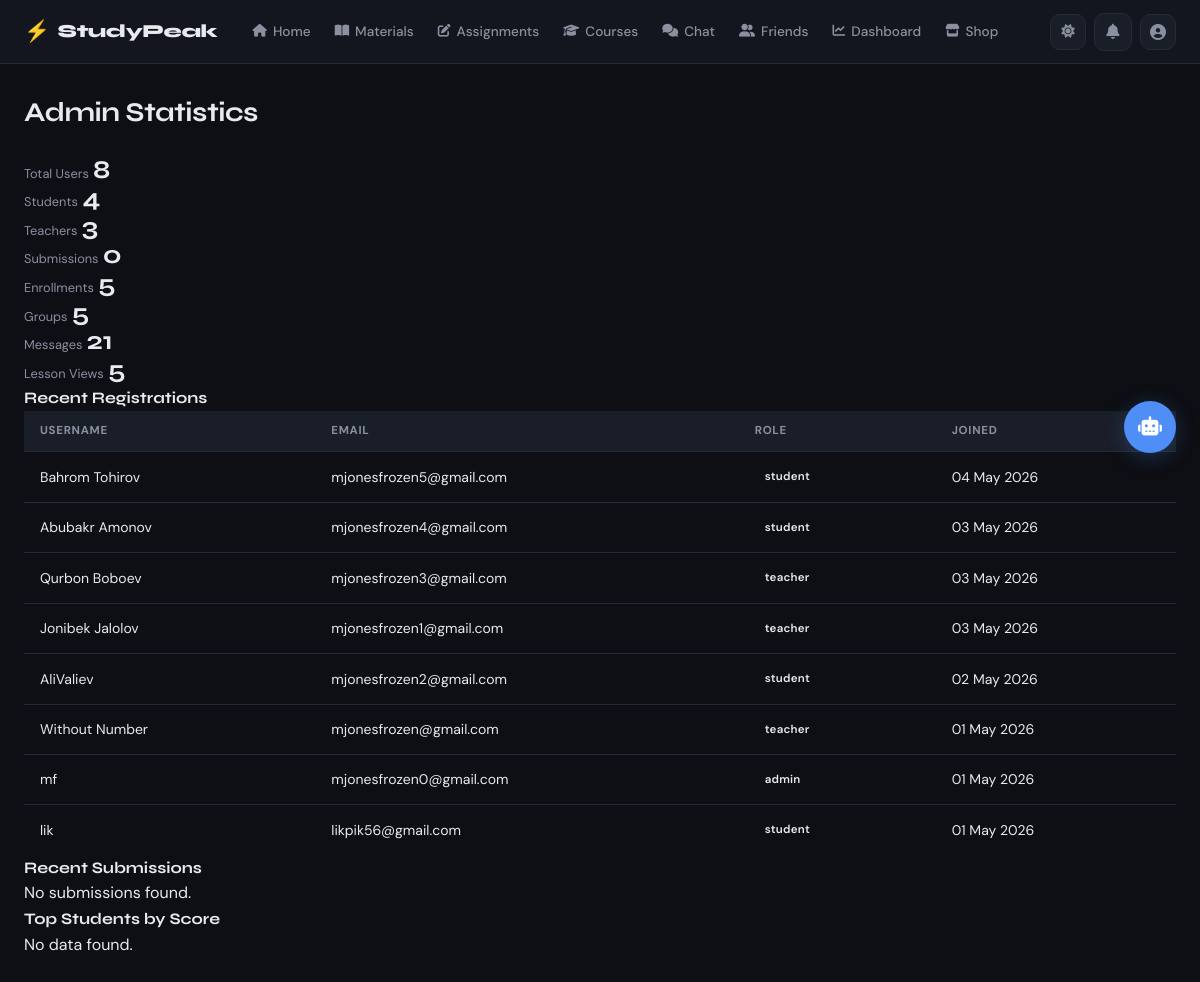
Screenshot of /dashboard/admin/stats/ (signed in) with the database file from the repository.
### accounts/models.py (models this page shows, shortened)
class UserModel(AbstractUser):
    STUDENT = 'student'
    TEACHER = 'teacher'
    ADMIN = 'admin'
    ROLE_CHOICES = [
        (STUDENT, 'Student'),
        (TEACHER, 'Teacher'),
        (ADMIN, 'Admin'),
    ]
    email = models.EmailField(unique=True)
    role = models.CharField(max_length=10, choices=ROLE_CHOICES, default=STUDENT)
    is_verified = models.BooleanField(default=False)
    otp_code = models.CharField(max_length=6, null=True, blank=True)
    otp_created_at = models.DateTimeField(null=True, blank=True)
    reset_token = models.CharField(max_length=100, null=True, blank=True)
    deleted_at = models.DateTimeField(null=True, blank=True)
    REQUIRED_FIELDS = ['email', 'role']
    @property
    def is_admin_role(self):
        return self.role == self.ADMIN

### dashboard/views.py (the view)
# urls.py: path('admin/stats/', AdminStatsView.as_view(), name='admin_stats'),
class AdminStatsView(AdminRequiredMixin, View):
    def get(self, request):
        from assignments.models import AssignmentSubmission
        from crm.models import Enrollment
        from chat.models import Group, Message
        total_users = UserModel.objects.count()
        total_students = UserModel.objects.filter(role=UserModel.STUDENT).count()
        total_teachers = UserModel.objects.filter(role=UserModel.TEACHER).count()
        total_submissions = AssignmentSubmission.objects.count()
        total_enrollments = Enrollment.objects.filter(status=Enrollment.APPROVED).count()
        total_groups = Group.objects.count()
        total_messages = Message.objects.filter(is_deleted=False).count()
        total_lesson_views = LessonView.objects.count()
        recent_registrations = UserModel.objects.order_by('-date_joined')[:10]
        recent_submissions = AssignmentSubmission.objects.select_related('student', 'assignment').order_by('-submitted_at')[:10]
        top_students = AssignmentSubmission.objects.filter(
            status__in=[AssignmentSubmission.SUBMITTED, AssignmentSubmission.GRADED]
        ).values('student__username').annotate(
            total=Sum('total_score')
        ).order_by('-total')[:5]
        return render(request, 'dashboard/admin_stats.html', {
            'total_users': total_users,
            'total_students': total_students,
            'total_teachers': total_teachers,
            'total_submissions': total_submissions,
            'total_enrollments': total_enrollments,
            'total_groups': total_groups,
            'total_messages': total_messages,
            'total_lesson_views': total_lesson_views,
            'recent_registrations': recent_registrations,
            'recent_submissions': recent_submissions,
            'top_students': top_students,
        })

### accounts/permissions.py (called while the page is built)
    def dispatch(self, request, *args, **kwargs):
        user_id = request.session.get('user_id')
        if not user_id:
            messages.error(request, 'Please login first!')
            return redirect('login')
        user = UserModel.objects.filter(id=user_id).first()
        if not user or not user.is_admin_role:
            messages.error(request, 'Admin access required.')
            return redirect('home')
        return super().dispatch(request, *args, **kwargs)

### templates/dashboard/admin_stats.html (shortened to what this page needs)
{% extends 'base.html' %}
{% block content %}
<div class="page-wrapper">
    <div class="page-header">
        <h2 class="page-title">Admin Statistics</h2>
    </div>
    <div class="admin-stats-grid">
        <div class="stat-card">
            <span class="stat-label">Total Users</span>
            <span class="stat-value">{{ total_users }}</span>
        </div>
        <div class="stat-card">
            <span class="stat-label">Students</span>
            <span class="stat-value">{{ total_students }}</span>
        </div>
        <div class="stat-card">
            <span class="stat-label">Teachers</span>
            <span class="stat-value">{{ total_teachers }}</span>
        </div>
        <div class="stat-card">
            <span class="stat-label">Submissions</span>
            <span class="stat-value">{{ total_submissions }}</span>
        </div>
        <div class="stat-card">
            <span class="stat-label">Enrollments</span>
            <span class="stat-value">{{ total_enrollments }}</span>
        </div>
        <div class="stat-card">
            <span class="stat-label">Groups</span>
            <span class="stat-value">{{ total_groups }}</span>
        </div>
        <div class="stat-card">
            <span class="stat-label">Messages</span>
            <span class="stat-value">{{ total_messages }}</span>
        </div>
        <div class="stat-card">
            <span class="stat-label">Lesson Views</span>
            <span class="stat-value">{{ total_lesson_views }}</span>
        </div>
    </div>
    <div class="admin-grid">
        <div class="admin-section">
            <h3 class="section-title">Recent Registrations</h3>
            {% if recent_registrations %}
                <table class="data-table">
                    <thead>
                        <tr>
                            <th>Username</th>
                            <th>Email</th>
                            <th>Role</th>
                            <th>Joined</th>
                        </tr>
                    </thead>
                    <tbody>
                        {% for u in recent_registrations %}
                            <tr>
                                <td>{{ u.username }}</td>
                                <td>{{ u.email }}</td>
                                <td><span class="badge">{{ u.role }}</span></td>
                                <td>{{ u.date_joined|date:"d M Y" }}</td>
                            </tr>
                        {% endfor %}
                    </tbody>
                </table>
            {% else %}
                <p class="empty-text">No registrations found.</p>
            {% endif %}
        </div>
        <div class="admin-section">
            <h3 class="section-title">Recent Submissions</h3>
            {% if recent_submissions %}
                <table class="data-table">
                    <thead>
                        <tr>
                            <th>Student</th>
                            <th>Assignment</th>
                            <th>Score</th>
                            <th>Submitted</th>
                        </tr>
                    </thead>
                    <tbody>
                        {% for sub in recent_submissions %}
                            <tr>
                                <td>{{ sub.student.username }}</td>
                                <td>
                                    <a href="{% url 'submission_detail' sub.id %}" class="table-link">
                                        {{ sub.assignment.title }}
                                    </a>
                                </td>
                                <td>{{ sub.total_score }}</td>
                                <td>
                                    {% if sub.submitted_at %}
                                        {{ sub.submitted_at|date:"d M Y" }}
                                    {% else %}
                                        —
                                    {% endif %}
                                </td>
                            </tr>
                        {% endfor %}
                    </tbody>
                </table>
            {% else %}
                <p class="empty-text">No submissions found.</p>
            {% endif %}
        </div>
        <div class="admin-section">
            <h3 class="section-title">Top Students by Score</h3>
            {% if top_students %}
                <table class="data-table">
                    <thead>
                        <tr>
                            <th>Rank</th>
                            <th>Student</th>
                            <th>Total Score</th>
                        </tr>
                    </thead>
                    <tbody>
                        {% for s in top_students %}
                            <tr>
                                <td>{{ forloop.counter }}</td>
                                <td>{{ s.student__username }}</td>
                                <td>{{ s.total }}</td>
                            </tr>
                        {% endfor %}
                    </tbody>
                </table>
            {% else %}
                <p class="empty-text">No data found.</p>
            {% endif %}
        </div>
    </div>
</div>
{% endblock %}

### static/css/main.css (style rules this page uses)
:root { --bg: #0d0f14; --bg-2: #13161e; --bg-3: #1a1e28; --bg-4: #212636; --border: #252a38; --border-2: #2e3446; --text: #e8eaf0; --text-2: #8b90a0; --text-3: #555b6e; --accent: #4f8ef7; --accent-hover: #3a7be8; --accent-soft: rgba(79, 142, 247, 0.12); --accent-glow: rgba(79, 142, 247, 0.25); --success: #34d399; --success-soft: rgba(52, 211, 153, 0.12); --danger: #f87171; --danger-soft: rgba(248, 113, 113, 0.12); --warning: #fbbf24; --warning-soft: rgba(251, 191, 36, 0.12); --radius: 10px; --radius-lg: 16px; --radius-xl: 20px; --shadow: 0 4px 24px rgba(0,0,0,0.4); --shadow-sm: 0 2px 8px rgba(0,0,0,0.3); --nav-h: 64px; --font-display: 'Syne', sans-serif; --font-body: 'DM Sans', sans-serif; --transition: 0.2s ease; }
*, *::before, *::after { margin: 0; padding: 0; box-sizing: border-box; }
html { scroll-behavior: smooth; }
body { font-family: var(--font-body); background: var(--bg); color: var(--text); min-height: 100vh; line-height: 1.6; transition: background var(--transition), color var(--transition); -webkit-font-smoothing: antialiased; -moz-osx-font-smoothing: grayscale; }
.page-header { display: flex; align-items: center; justify-content: space-between; margin-bottom: 28px; gap: 16px; flex-wrap: wrap; }
.page-title { font-family: var(--font-display); font-size: 1.7rem; font-weight: 700; color: var(--text); letter-spacing: -0.02em; line-height: 1.2; }
table { width: 100%; border-collapse: collapse; font-size: 0.875rem; }
thead { background: var(--bg-3); }
th { padding: 11px 16px; text-align: left; font-size: 0.72rem; font-weight: 700; color: var(--text-2); text-transform: uppercase; letter-spacing: 0.06em; white-space: nowrap; border-bottom: 1px solid var(--border); }
td { padding: 12px 16px; border-top: 1px solid var(--border); color: var(--text); vertical-align: middle; }
.badge { display: inline-flex; align-items: center; gap: 4px; padding: 3px 10px; border-radius: 20px; font-size: 0.72rem; font-weight: 600; letter-spacing: 0.02em; white-space: nowrap; }
.stat-value { font-family: var(--font-display); font-size: 1.6rem; font-weight: 700; color: var(--text); line-height: 1; }
.stat-label { font-size: 0.8rem; color: var(--text-2); margin-top: 4px; }
.page-wrapper { max-width: 1280px; margin: 0 auto; padding: 32px 24px; }
.section-title { font-family: var(--font-display); font-size: 1rem; font-weight: 700; color: var(--text); display: flex; align-items: center; gap: 8px; }

### rows the page displays
UserModel: username "Bahrom Tohirov", email "mjonesfrozen5@gmail.com", role "student", date_joined "04 May 2026"
UserModel: username "Abubakr Amonov", email "mjonesfrozen4@gmail.com", role "student", date_joined "03 May 2026"
UserModel: username "Qurbon Boboev", email "mjonesfrozen3@gmail.com", role "teacher", date_joined "03 May 2026"
UserModel: username "Jonibek Jalolov", email "mjonesfrozen1@gmail.com", role "teacher", date_joined "03 May 2026"
UserModel: username "AliValiev", email "mjonesfrozen2@gmail.com", role "student", date_joined "02 May 2026"
UserModel: username "Without Number", email "mjonesfrozen@gmail.com", role "teacher", date_joined "01 May 2026"
UserModel: username "mf", email "mjonesfrozen0@gmail.com", role "admin", date_joined "01 May 2026"
UserModel: username "lik", email "likpik56@gmail.com", role "student", date_joined "01 May 2026"

### other values shown
{{ total_users }} "8"
{{ total_students }} "4"
{{ total_teachers }} "3"
{{ total_submissions }} "0"
{{ total_enrollments }} "5"
{{ total_groups }} "5"
{{ total_messages }} "21"
{{ total_lesson_views }} "5"
